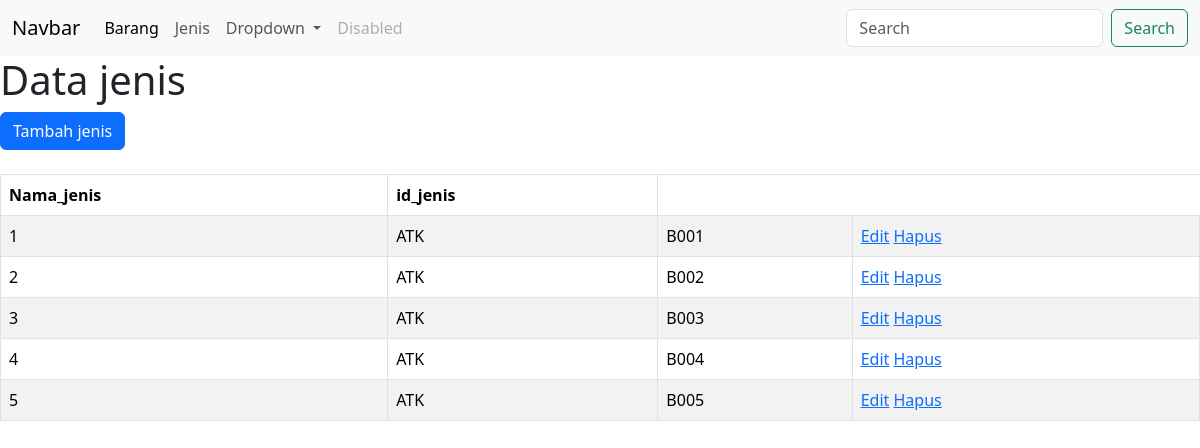
The app's page /view/jenis/index.php with its own data.
### tables this page shows
CREATE TABLE `jenis` (
  `id_jenis` varchar(20) NOT NULL,
  `Nama_jenis` varchar(20) DEFAULT NULL
);

### view/jenis/index.php (the view, shortened to what this page needs)
<!DOCTYPE html>
<html lang="en">
<head>
    <link rel="stylesheet" href="https://cdn.jsdelivr.net/npm/bootstrap@5.3.3/dist/css/bootstrap.min.css">
</head>
<body>
<nav class="navbar navbar-expand-lg bg-body-tertiary">
  <div class="container-fluid">
    <a class="navbar-brand" href="#">Navbar</a>
    <div class="collapse navbar-collapse" id="navbarSupportedContent">
      <ul class="navbar-nav me-auto mb-2 mb-lg-0">
        <li class="nav-item">
          <a class="nav-link active" aria-current="page" href="../Barang/index.php">Barang</a>
        </li>
        <li class="nav-item">
          <a class="nav-link" href="../jenis/indext.php">Jenis</a>
        </li>
        <li class="nav-item dropdown">
          <a class="nav-link dropdown-toggle" href="#" role="button" data-bs-toggle="dropdown" aria-expanded="false">
            Dropdown
          </a>
        </li>
        <li class="nav-item">
          <a class="nav-link disabled" aria-disabled="true">Disabled</a>
        </li>
      </ul>
      <form class="d-flex" role="search">
        <input class="form-control me-2" type="search" placeholder="Search" aria-label="Search">
        <button class="btn btn-outline-success" type="submit">Search</button>
      </form>
    </div>
  </div>
</nav>
<h1>Data jenis </h1>
<a class="btn btn-primary" href="view_tambah.php" role="button">Tambah jenis</a>
<br></br>
<table class="table table-striped table-bordered">
  <thead>
    <tr>
      <th scope="col">Nama_jenis</th>
      <th scope="col">id_jenis</th>
    </tr>
  </thead>
  <?php
        include '../../config/koneksi.php';
        $query = mysqli_query($conn,"SELECT * FROM jenis");
        $no=1;
        if(mysqli_num_rows($query)){
            while($result=mysqli_fetch_assoc($query)){
                ?>
                    <tr>
                            <td><?php echo $no;?></td>
                             <td><?php echo $result['Nama_jenis'];?></td>
                             <td><?php echo $result['id_jenis'];?></td>
                             <td>
                                <a href="">Edit</a>
                                <a href="">Hapus</a>
                             </td>
                    </tr>
                <?php
                $no++;
            }
        }else{
            echo "Data kosong";
        }
?>
</table>
</body>
</body>
</html>

### records on screen
jenis: Nama_jenis "ATK", id_jenis "B001"
jenis: Nama_jenis "ATK", id_jenis "B002"
jenis: Nama_jenis "ATK", id_jenis "B003"
jenis: Nama_jenis "ATK", id_jenis "B004"
jenis: Nama_jenis "ATK", id_jenis "B005"
